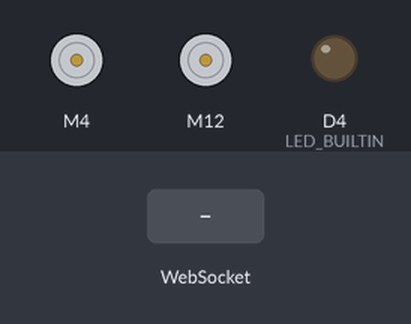
A sketch run on a simulated ESP8266 (Wemos D1 mini). Shown: 2 × DC motor (green arrow = forward, orange = backward, longer = faster), output pins drawn as LEDs (lit = HIGH, except the on-board LED, lit = LOW). The test bench sets the inputs (shaded band). WiFi joins after 1.5 s; servers stay silent unless stated; storage starts empty; what the sketch prints to the serial monitor is not drawn.

Above: at 2.7 s.
2.8 s: WebSocket text "F" received
At 3.2 s:
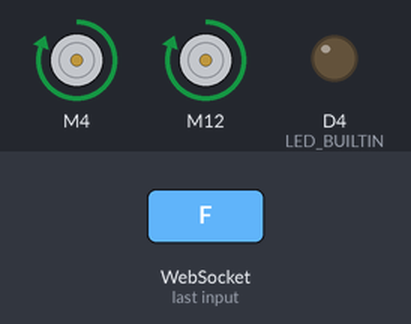
4.8 s: WebSocket text "B" received
At 5.2 s:
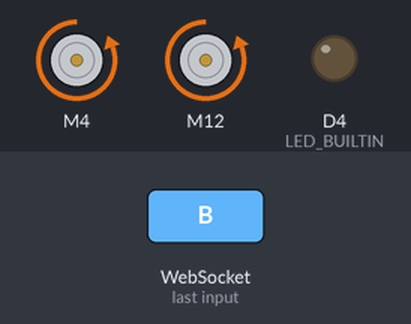
6.8 s: WebSocket text "L" received
At 7.1 s:
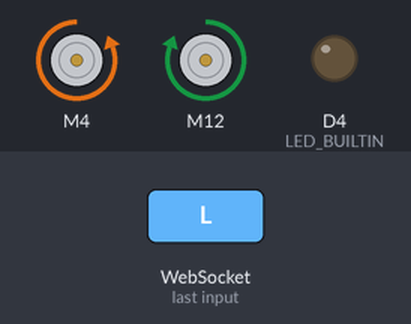
8.8 s: WebSocket text "R" received
At 9.2 s:
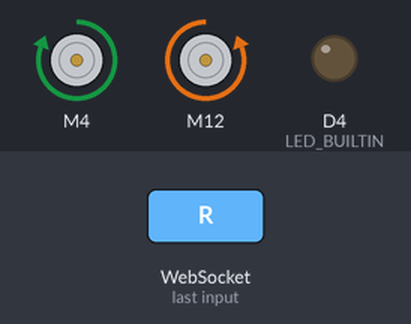
Timing chart, 0 to 11.8 s (numbered marks = the images above; inputs shaded):
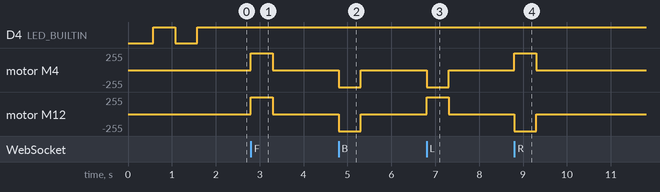

Measured:
- after the input at 2.8 s, motor M4, motor M12: stopped → forward 255/255 at once, → stopped 0.50 s later
- after the input at 4.8 s, motor M4, motor M12: stopped → backward 255/255 at once, → stopped 0.50 s later
- after the input at 6.8 s, motor M4: stopped → backward 255/255 at once, → stopped 0.50 s later; motor M12: stopped → forward 255/255 at once, → stopped 0.50 s later
- after the input at 8.8 s, motor M4: stopped → forward 255/255 at once, → stopped 0.50 s later; motor M12: stopped → backward 255/255 at once, → stopped 0.50 s later

The sketch:

sketch_jun28a_wemos_wifi_test_led_mk4.ino
```cpp
//CODE START
#include <Arduino.h>
#include <ArduinoOTA.h>
#include <ESP8266WiFi.h>
#include <ESP8266WebServer.h>
#include <WebSocketsServer.h>
#include <FS.h>
#include <L298NX2.h>
#include <secrets.h> // separate header containing my own WiFi credentials.

// DEBUG
//#define DEBUG_ON // comment to disable serial output and loop delay
//#define STEP_ON
const uint16_t STEP_DELAY = 500;

// WiFi network information
const char* ssid = mySSID;         // WiFi name (wemos will only connect to 2.4GHz network)
const char* password = myPASSWORD; // WiFi password

// Motor constants
const int ENB = D8; // brown
const int IN3 = D6; // orange
const int IN4 = D7; // red
const int ENA = D3; // yellow
const int IN1 = D2; // green
const int IN2 = D1; // blue
const unsigned short PWMSpeed = 800; // of possible max 1023 due to 10bit PWM on wemos d1 mini

// Motor states
const uint8_t MOTORS_F = 0; // driving forward
const uint8_t MOTORS_B = 1; // driving backward
const uint8_t MOTORS_TL = 2; // turning left
const uint8_t MOTORS_TR = 3; // turning right
const uint8_t MOTORS_S = 4; // stopped
uint8_t STATE = MOTORS_S; // current state (initalized to MOTOS_S for STOP)

// Intervals
const uint16_t driveIntervalTime = 2500; // default drive time
const uint16_t turnIntervalTime = 150;   // default turn time
const uint16_t EMERGENCY_STOP_INTERVAL = 500;

// Setting up the http servers
WebSocketsServer webSocket(82);
ESP8266WebServer server(81);
IPAddress ip(192, 168, 0, 99); // desired IP address on network
IPAddress gateway(192, 168, 1, 1); // set gateway to match network
IPAddress subnet(255, 255, 255, 0); // set subnet mask to match network

// Instantiate motor library object with motor constants
L298NX2 motors(ENA, IN1, IN2, ENB, IN3, IN4);

File fsUploadFile;
bool ledState = LOW;
bool isStopped = true;
unsigned long previousMillis = 0;
unsigned long currentMillis = 0;
unsigned long lastCommandTime = 0;

// void setup is where we initialize variables, pin modes, start using libraries, etc.
//The setup function will only run once, after each powerup or reset of the wemos board.
void setup() {
  initDebug();
  initLED();
  initMotors();
  initSPIFFS();
  initWebSocket();
  initHTTP();
  initWifi();
  initOTA();
}

//void loop is where you put all your code. it is a funtion that returns nothing and will repeat over and over again
void loop() {
  StepDebug();
  currentMillis = millis();

  emergencyStopManager();
  webSocket.loop();
  ArduinoOTA.handle();
  server.handleClient();
  motorManager();

  if (WiFi.status() != WL_CONNECTED) {
    mStop();
  }
}

void motorManager() {
  if (STATE != MOTORS_S) {
    isStopped = false;
  }
  switch(STATE){
    case MOTORS_F :
      Serial.println("mmF");
      mForward();
      break;
    case MOTORS_B :
      Serial.println("mmB");
      mBackward();
      break;
    case MOTORS_S :
      Serial.println("mmS");
      if (!isStopped) {
        mStop();
      }
      break;
    case MOTORS_TL :
      Serial.println("mmTL");
      mLeft();
      break;
    case MOTORS_TR :
      Serial.println("mmTR");
      mRight();
      break;
  };

}


void emergencyStopManager() {
  if ( !isStopped && (millis() - lastCommandTime > EMERGENCY_STOP_INTERVAL)) {
    mStop();
  }
}

void mForward() {
  Serial.println("mF");
  // notReset();
  motors.forward();// forwardFor(3000);
}

void mBackward() {
  Serial.println("mB");
  notReset();
  motors.backward();
}

void mStop() {
  Serial.println("mS");
  motors.stop();
  isStopped = true;
  STATE = MOTORS_S;
}

void mLeft() {
  Serial.println("mL");
  motors.forwardB();
  motors.backwardA();
}

void mRight() {
  Serial.println("mR");
  motors.forwardA();
  motors.backwardB();
}

void notReset() {
  isStopped = false;
}

void home() {
  Serial.println("hm");
  server.send(200, "text/html", "<br><br><br><a href=\"/F\">Click here for FORWARD.</a> <br><br><br><a href=\"/S\">Click here for STOP.</a> <br><br><br><a href=\"/B\">Click here for BACKWARD.</a><br><br><br><a href=\"/L\">Click here for LEFT.</a><br><br><br><a href=\"/R\">Click here for RIGHT.</a> <br><br><br>");
  //delay?
}

void StepDebug() {
  #ifdef STEP_ON
  delay(STEP_DELAY);
  #endif
}

String getContentType(String filename) { // convert the file extension to the MIME type
  if (filename.endsWith(".html")) return "text/html";
  else if (filename.endsWith(".css")) return "text/css";
  else if (filename.endsWith(".js")) return "application/javascript";
  else if (filename.endsWith(".ico")) return "image/x-icon";
  else if (filename.endsWith(".txt")) return "text/txt";
  else if(filename.endsWith(".gz")) return "application/x-gzip";
  return "text/plain";
}

bool handleFileRead(String path){  // send the right file to the client (if it exists)
  Serial.println("handleFileRead: " + path);
  if(path.endsWith("/")) path += "index.html";           // If a folder is requested, send the index file
  String contentType = getContentType(path);             // Get the MIME type
  String pathWithGz = path + ".gz";
  if(SPIFFS.exists(pathWithGz) || SPIFFS.exists(path)){  // If the file exists, either as a compressed archive, or normal
    if(SPIFFS.exists(pathWithGz)) {                          // If there's a compressed version available
      path += ".gz";
    }                                                      // Use the compressed version
    File file = SPIFFS.open(path, "r");                    // Open the file
    size_t sent = server.streamFile(file, contentType);    // Send it to the client
    file.close();                                          // Close the file again
    Serial.println(String("\tSent file: ") + path);
    return true;
  }
  Serial.println(String("\tFile Not Found: ") + path);
  return false;                                          // If the file doesn't exist, return false
}

void handleFileUpload(){ // upload a new file to the SPIFFS
  HTTPUpload& upload = server.upload();
  if(upload.status == UPLOAD_FILE_START){
    String filename = upload.filename;
    if(!filename.startsWith("/")) filename = "/"+filename;
    Serial.print("handleFileUpload Name: "); Serial.println(filename);
    fsUploadFile = SPIFFS.open(filename, "w");            // Open the file for writing in SPIFFS (create if it doesn't exist)
    filename = String();
  } else if(upload.status == UPLOAD_FILE_WRITE){
    if(fsUploadFile)
      fsUploadFile.write(upload.buf, upload.currentSize); // Write the received bytes to the file
  } else if(upload.status == UPLOAD_FILE_END){
    if(fsUploadFile) {                                    // If the file was successfully created
      fsUploadFile.close();                               // Close the file again
      Serial.print("handleFileUpload Size: "); Serial.println(upload.totalSize);
      server.sendHeader("Location","/success.html");      // Redirect the client to the success page
      server.send(303);
    } else {
      server.send(500, "text/plain", "500: couldn't create file");
    }
  }
}

void webSocketEvent(uint8_t num, WStype_t type, uint8_t * payload, size_t lenght) { // When a WebSocket message is received
  digitalWrite(LED_BUILTIN, LOW);
  lastCommandTime = millis();

  switch (type) {
    case WStype_DISCONNECTED:             // if the websocket is disconnected
      Serial.printf("[%u] Disconnected!\n", num);
      mStop();
      break;
    case WStype_CONNECTED: {              // if a new websocket connection is established
        IPAddress ip = webSocket.remoteIP(num);
        Serial.printf("[%u] Connected from %d.%d.%d.%d url: %s\n", num, ip[0], ip[1], ip[2], ip[3], payload);
      }
      break;
    case WStype_TEXT:                     // if new text data is received
      Serial.printf("[%u] get Text: %s\n", num, payload);
      if (payload[0] == 'F') {
        STATE = MOTORS_F;
      } else if (payload[0] == 'S') {
        STATE = MOTORS_S;
      } else if (payload[0] == 'B') {
        STATE = MOTORS_B;
      } else if (payload[0] == 'L') {
        STATE = MOTORS_TL;
      } else if (payload[0] == 'R') {
        STATE = MOTORS_TR;
      }
      break;
  }
  digitalWrite(LED_BUILTIN, HIGH);
}

/*
  _____   _   _   _____   _______
 |_   _| | \ | | |_   _| |__   __|
   | |   |  \| |   | |      | |
   | |   | . ` |   | |      | |
  _| |_  | |\  |  _| |_     | |
 |_____| |_| \_| |_____|    |_|

*/

void initDebug() {
  #ifdef DEBUG_ON
  Serial.begin(115200);
  #endif
}

void initLED() {
  pinMode(LED_BUILTIN, OUTPUT);
}

void initMotors() {
  motors.stop();
  motors.setSpeed(PWMSpeed);
  delay(50);
}

void initSPIFFS() {
  SPIFFS.begin();
  Serial.println("SPIFFS strt");
}

void initWebSocket() {
  webSocket.begin();                          // start the websocket server
  webSocket.onEvent(webSocketEvent);          // if there's an incomming websocket message, go to function 'webSocketEvent'
  Serial.println("WebSocket server started.");
}

void initHTTP() {
  server.on("/upload", HTTP_GET, []() {
    if (!handleFileRead("/upload.html"))                // send it if it exists
      server.send(404, "text/plain", "404: Not Found"); // otherwise, respond with a 404 (Not Found) error
  });

  server.on("/upload", HTTP_POST,                       // if the client posts to the upload page
    [](){ server.send(200); },                          // Send status 200 (OK) to tell the client we are ready to receive
    handleFileUpload                                    // Receive and save the file
  );

  server.onNotFound([]() { // send requested uri else 404
    if (!handleFileRead(server.uri())) {
      server.send(404, "text/plain", "404: Not found");
    }
  });
  server.begin(); // Start the server
  Serial.println("Server started");
  Serial.print("Use this URL : ");
  Serial.print("http://");
  Serial.print(WiFi.localIP()); // Print the IP address
  Serial.println("/");
}

void initWifi() {
  Serial.print(F("Setting static ip to : "));
  Serial.println(ip); // Assigned IP address

  Serial.println();
  Serial.println();
  Serial.print("Connecting to ");
  Serial.println(ssid);
  WiFi.mode(WIFI_STA);
  WiFi.config(ip, gateway, subnet);
  WiFi.begin(ssid, password); // Connect to WiFi network

  bool ledState = LOW;

  while (WiFi.status() != WL_CONNECTED) {
    delay(500);
    Serial.print("."); // displays dots while trying to connect
    unsigned long currentMillis = millis();

    if (currentMillis - previousMillis >= 500) { // Blink LED while connecting
      previousMillis = currentMillis;
      if (ledState == LOW) {
        ledState = HIGH;
      } else {
        ledState = LOW;
      }
      digitalWrite(LED_BUILTIN, ledState);
    }

  }
  digitalWrite(LED_BUILTIN, HIGH);
  Serial.println("");
  Serial.println("WiFi connected");
}

void initOTA() {
  ArduinoOTA.setHostname("ESP8266");
  ArduinoOTA.setPassword("esp8266");

  ArduinoOTA.onStart([]() {
    Serial.println("OTA strt");
  });
  ArduinoOTA.onEnd([]() {
    Serial.println("OTA end");
  });
  ArduinoOTA.onProgress([](unsigned int progress, unsigned int total) {
    Serial.printf("Progress: %u%%\r", (progress / (total / 100)));
  });
    ArduinoOTA.onError([](ota_error_t error) {
    Serial.printf("Error[%u]: ", error);
    if (error == OTA_AUTH_ERROR) Serial.println("OTA Auth Fail");
    else if (error == OTA_BEGIN_ERROR) Serial.println("OTA Begin Fail");
    else if (error == OTA_CONNECT_ERROR) Serial.println("OTA Connect Fail");
    else if (error == OTA_RECEIVE_ERROR) Serial.println("OTA Receive Fail");
    else if (error == OTA_END_ERROR) Serial.println("OTA End Failed");
  });
  ArduinoOTA.begin();
  Serial.println("OTA ready");
}

/*
** Init end ===================================================================
*/

/*
  ______   _   _   _____
 |  ____| | \ | | |  __ \
 | |__    |  \| | | |  | |
 |  __|   | . ` | | |  | |
 | |____  | |\  | | |__| |
 |______| |_| \_| |_____/

*/
```

secrets.h
```cpp
#ifndef myWiFiCredentials_h
#define myWiFiCredentials_h

extern char* mySSID = "error_418_2.4";
extern char* myPASSWORD = "MuffinFightsFrogs";

#endif
```
